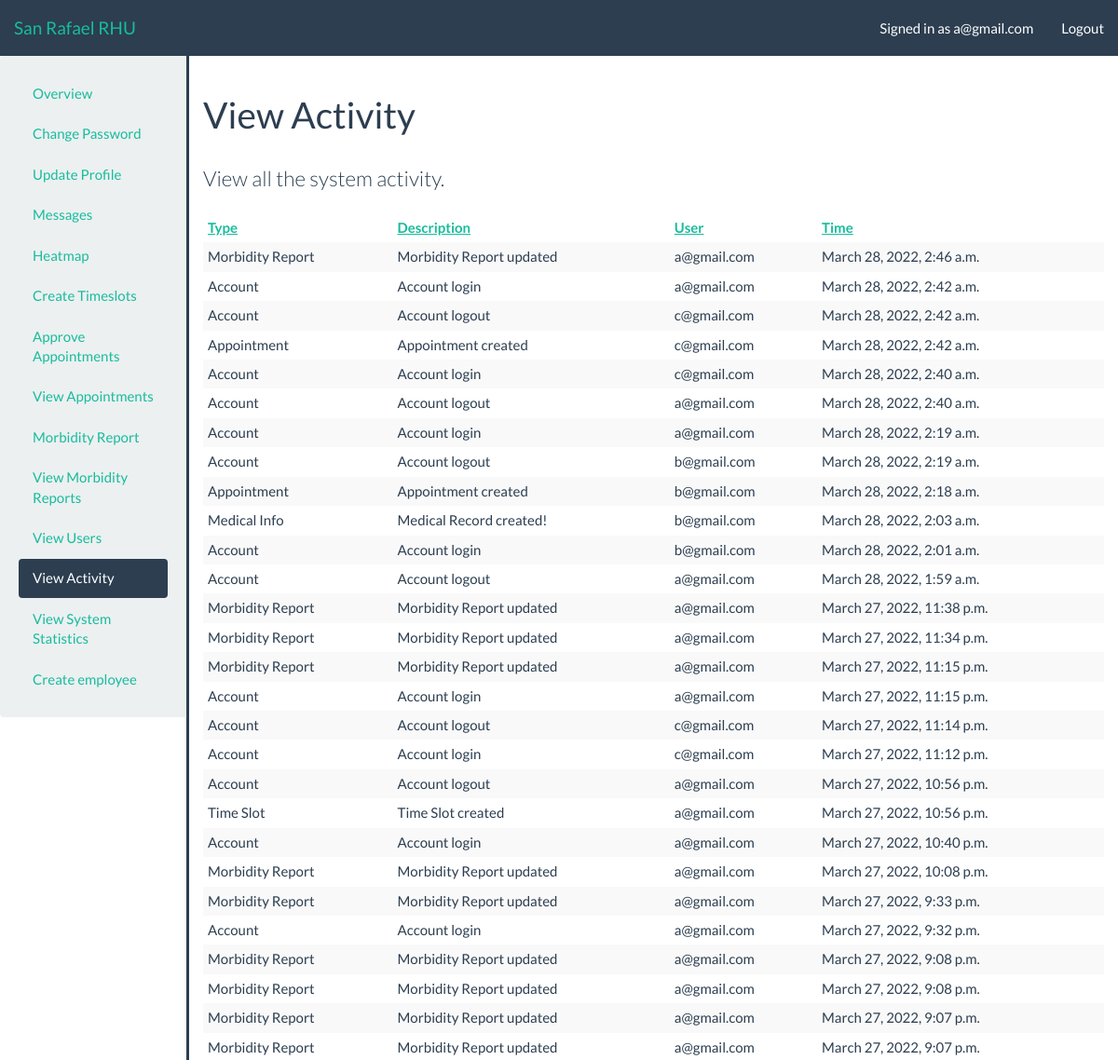
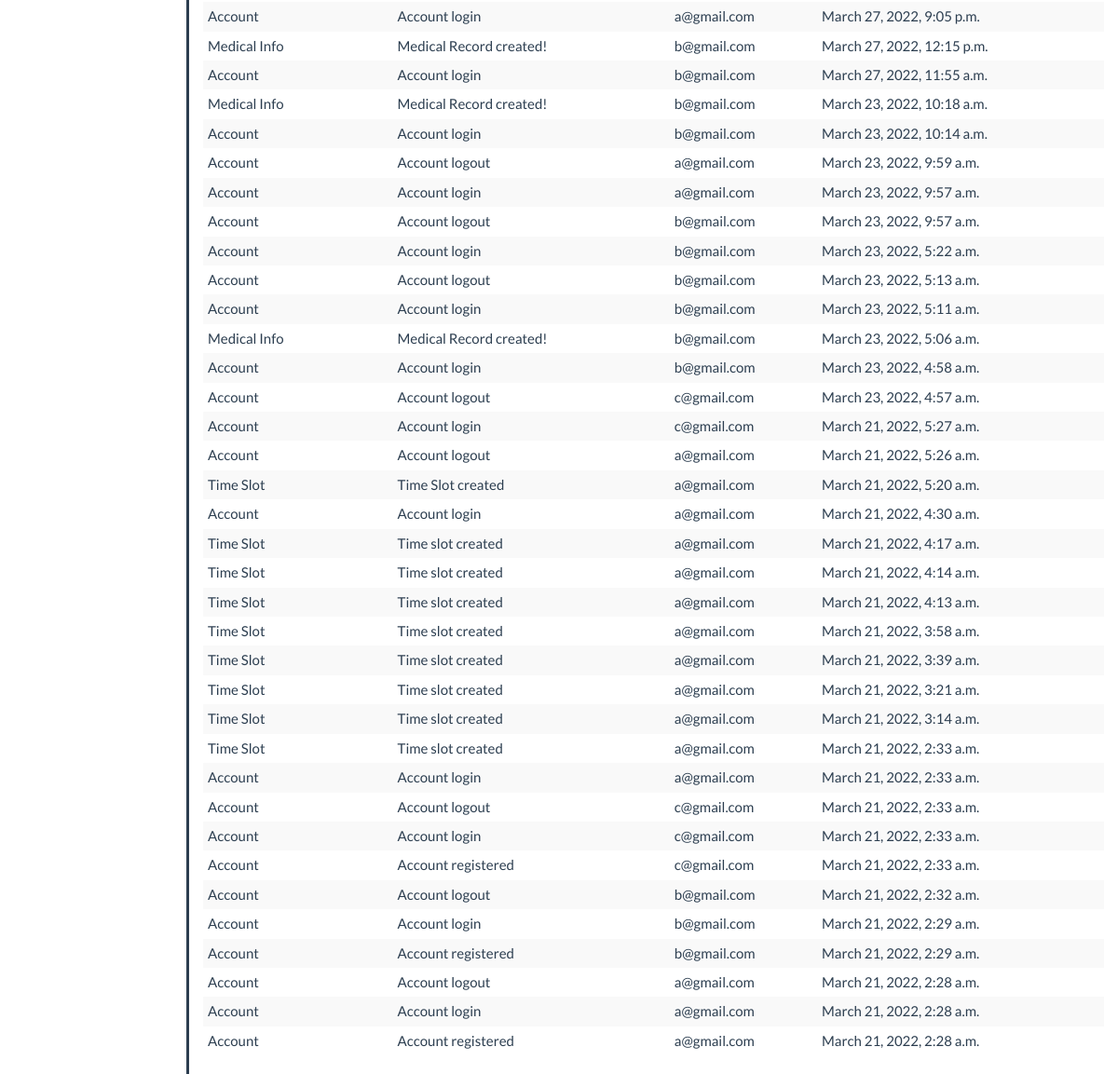
The app's page /admin_profile/admin/activity/ (signed in), older data (2 pictures, top to bottom).
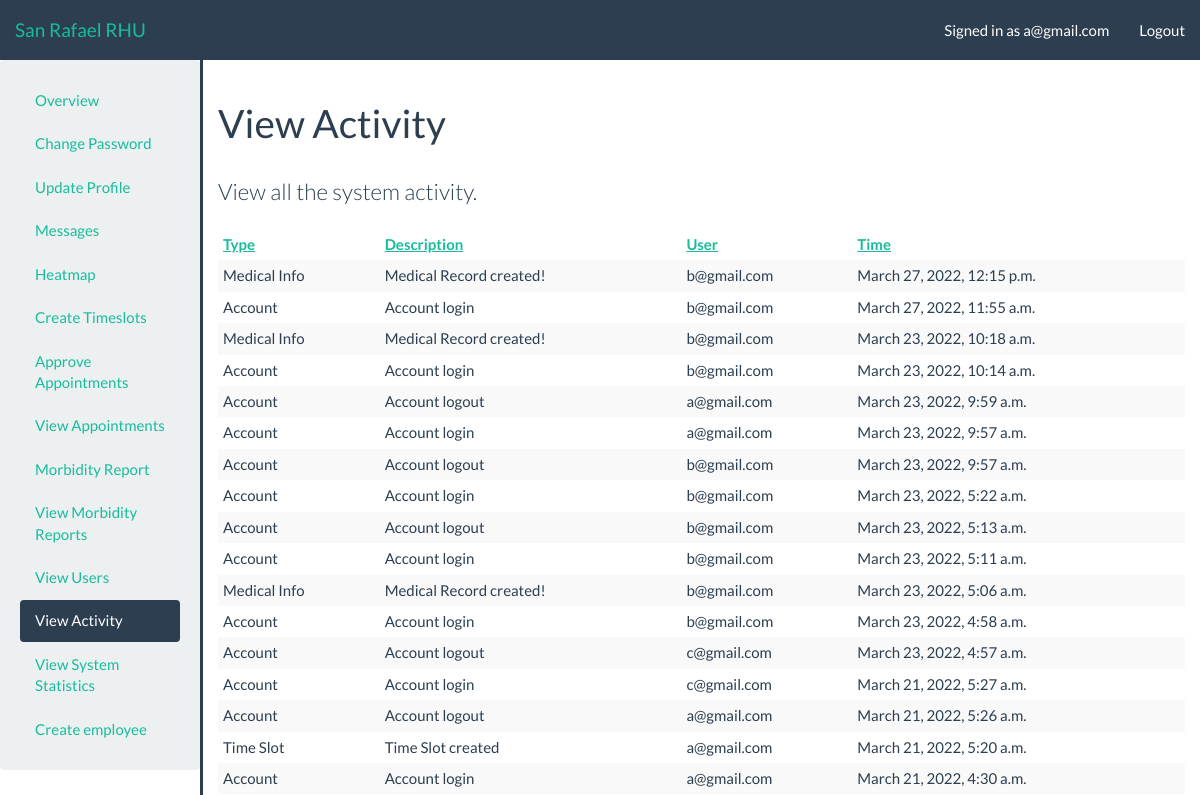
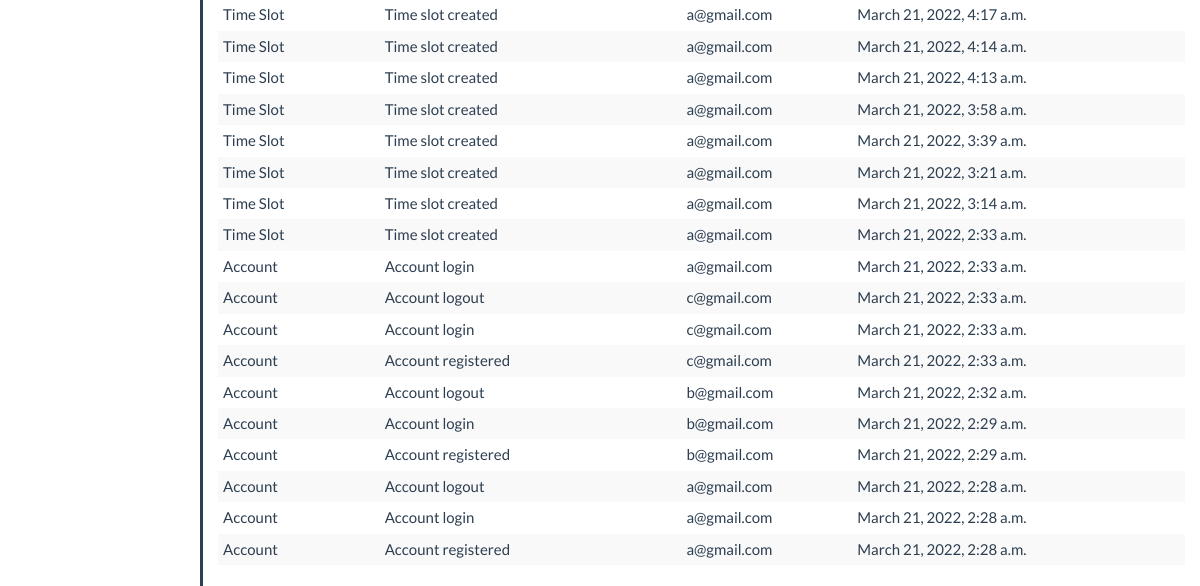
The same page, newer data (2 pictures, top to bottom).
### RHU/models.py (models this page shows)
class Action(models.Model):
    ACTION_NONE = 0
    ACTION_ACCOUNT = 1
    ACTION_PATIENT = 2
    ACTION_ADMIN = 3
    ACTION_TIMESLOT = 4
    ACTION_APPOINTMENT = 5
    ACTION_MEDTEST = 6
    ACTION_PRESCRIPTION = 7
    ACTION_ADMISSION = 8
    ACTION_MEDICALINFO = 9
    ACTION_MESSAGE = 10
    ACTION_MORBIDITYREPORT = 11
    ACTION_TYPES = (
        (ACTION_NONE, "None"),
        (ACTION_ACCOUNT, "Account"),
        (ACTION_PATIENT, "Patient"),
        (ACTION_ADMIN, "Admin"),
        (ACTION_TIMESLOT, "Time Slot"),
        (ACTION_APPOINTMENT, "Appointment"),
        (ACTION_MEDTEST, "Medical Test"),
        (ACTION_PRESCRIPTION, "Prescription"),
        (ACTION_ADMISSION, "Admission"),
        (ACTION_MEDICALINFO, "Medical Info"),
        (ACTION_MESSAGE, "Message"),
        (ACTION_MORBIDITYREPORT, "Morbidity Report"),
    )
    @staticmethod
    def toAction(key):
        for item in Action.ACTION_TYPES:
            if item[0] == key:
                return item[1]
        return "None"
    type = models.IntegerField(default=0, choices=ACTION_TYPES)
    timePerformed = models.DateTimeField(auto_now_add=True)
    description = models.CharField(max_length=100)
    user = models.ForeignKey(User, on_delete=models.CASCADE)

### RHU/views_admin.py (the view, shortened to what this page needs)
# urls.py: path('admin_profile/admin/activity/', views_admin.activity_view, name='admin/activity'),
def activity_view(request):
    authentication_result = views.authentication_check(request, [Account.ACCOUNT_ADMIN])
    if authentication_result is not None: return authentication_result
    template_data = views.parse_session(request, {'query': Action.objects.all().order_by('-timePerformed')})
    return render(request, 'Thesis/admin/activity.html', template_data)

### RHU/templatetags/app_filters.py (called while the page is built)
@register.filter(name='getActivityAction')
def getActivityAction(key):
    return Action.toAction(key)

### RHU/views.py (called while the page is built, shortened)
def authentication_check(request, required_roles=None, required_GET=None):
    if not request.user.is_authenticated:
        request.session['alert_danger'] = "You must be logged in to view that page."
        return HttpResponseRedirect('/')
    try:
        request.user.account
    except ObjectDoesNotExist:
        request.session['alert_danger'] = "Your account was not properly created, please try a different account."
        return HttpResponseRedirect('/logout')

def parse_session(request, template_data=None):
    if template_data is None:
        template_data = {}
    if request.session.has_key('alert_successs'):
        template_data['alert_success'] = request.session.get('alert_success')
        del request.session['alert_success']
    if request.session.has_key('alert_danger'):
        template_data['alert_danger'] = request.session.get('alert_danger')
        del request.session['alert_danger']
    return template_data

### templates/Thesis/admin/activity.html (shortened to what this page needs)
{% extends "adminbase.html" %}
{% load app_filters %}
{% block sidebar_admin_activity %}active{% endblock %}
{% block body_header %}View Activity{% endblock %}
{% block body_block %}
    <p class="lead">View all the system activity.</p>
    <table class="table table-striped table-condensed">
        <thead>
            <th><a href="./?sort=type">Type</a></th>
            <th><a href="./?sort=description">Description</a></th>
            <th><a href="./?sort=user">User</a></th>
            <th><a href="./?sort=time">Time</a></th>
        </thead>
        {% for action in query %}
            <tr>
                <td>{{ action.type|getActivityAction }}</td>
                <td>{{ action.description }}</td>
                <td>{{ action.user.username }}</td>
                <td>{{ action.timePerformed }}</td>
            </tr>
        {% endfor %}
    </table>
{% endblock %}

Row changes from the older to the newer data that the page shows:
removed Action: type|getActivityAction "Morbidity Report", description "Morbidity Report updated", user.username "a@gmail.com", timePerformed "March 28, 2022, 2:46 a.m."
removed Action: type|getActivityAction "Account", description "Account login", user.username "a@gmail.com", timePerformed "March 28, 2022, 2:42 a.m."
removed Action: type|getActivityAction "Account", description "Account logout", user.username "c@gmail.com", timePerformed "March 28, 2022, 2:42 a.m."
removed Action: type|getActivityAction "Appointment", description "Appointment created", user.username "c@gmail.com", timePerformed "March 28, 2022, 2:42 a.m."
removed Action: type|getActivityAction "Account", description "Account login", user.username "c@gmail.com", timePerformed "March 28, 2022, 2:40 a.m."
removed Action: type|getActivityAction "Account", description "Account logout", user.username "a@gmail.com", timePerformed "March 28, 2022, 2:40 a.m."
removed Action: type|getActivityAction "Account", description "Account login", user.username "a@gmail.com", timePerformed "March 28, 2022, 2:19 a.m."
removed Action: type|getActivityAction "Account", description "Account logout", user.username "b@gmail.com", timePerformed "March 28, 2022, 2:19 a.m."
removed Action: type|getActivityAction "Appointment", description "Appointment created", user.username "b@gmail.com", timePerformed "March 28, 2022, 2:18 a.m."
removed Action: type|getActivityAction "Medical Info", description "Medical Record created!", user.username "b@gmail.com", timePerformed "March 28, 2022, 2:03 a.m."
removed Action: type|getActivityAction "Account", description "Account login", user.username "b@gmail.com", timePerformed "March 28, 2022, 2:01 a.m."
removed Action: type|getActivityAction "Account", description "Account logout", user.username "a@gmail.com", timePerformed "March 28, 2022, 1:59 a.m."
removed Action: type|getActivityAction "Morbidity Report", description "Morbidity Report updated", user.username "a@gmail.com", timePerformed "March 27, 2022, 11:38 p.m."
removed Action: type|getActivityAction "Morbidity Report", description "Morbidity Report updated", user.username "a@gmail.com", timePerformed "March 27, 2022, 11:34 p.m."
removed Action: type|getActivityAction "Morbidity Report", description "Morbidity Report updated", user.username "a@gmail.com", timePerformed "March 27, 2022, 11:15 p.m."
removed Action: type|getActivityAction "Account", description "Account login", user.username "a@gmail.com", timePerformed "March 27, 2022, 11:15 p.m."
removed Action: type|getActivityAction "Account", description "Account logout", user.username "c@gmail.com", timePerformed "March 27, 2022, 11:14 p.m."
removed Action: type|getActivityAction "Account", description "Account login", user.username "c@gmail.com", timePerformed "March 27, 2022, 11:12 p.m."
removed Action: type|getActivityAction "Account", description "Account logout", user.username "a@gmail.com", timePerformed "March 27, 2022, 10:56 p.m."
removed Action: type|getActivityAction "Time Slot", description "Time Slot created", user.username "a@gmail.com", timePerformed "March 27, 2022, 10:56 p.m."
removed Action: type|getActivityAction "Account", description "Account login", user.username "a@gmail.com", timePerformed "March 27, 2022, 10:40 p.m."
removed Action: type|getActivityAction "Morbidity Report", description "Morbidity Report updated", user.username "a@gmail.com", timePerformed "March 27, 2022, 10:08 p.m."
removed Action: type|getActivityAction "Morbidity Report", description "Morbidity Report updated", user.username "a@gmail.com", timePerformed "March 27, 2022, 9:33 p.m."
removed Action: type|getActivityAction "Account", description "Account login", user.username "a@gmail.com", timePerformed "March 27, 2022, 9:32 p.m."
removed Action: type|getActivityAction "Morbidity Report", description "Morbidity Report updated", user.username "a@gmail.com", timePerformed "March 27, 2022, 9:08 p.m."
removed Action: type|getActivityAction "Morbidity Report", description "Morbidity Report updated", user.username "a@gmail.com", timePerformed "March 27, 2022, 9:08 p.m."
removed Action: type|getActivityAction "Morbidity Report", description "Morbidity Report updated", user.username "a@gmail.com", timePerformed "March 27, 2022, 9:07 p.m."
removed Action: type|getActivityAction "Morbidity Report", description "Morbidity Report updated", user.username "a@gmail.com", timePerformed "March 27, 2022, 9:07 p.m."
removed Action: type|getActivityAction "Account", description "Account login", user.username "a@gmail.com", timePerformed "March 27, 2022, 9:05 p.m."
